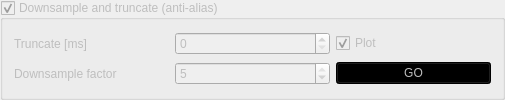
             <widget class="QGroupBox" name="downSampleGroupBox">
              <property name="enabled">
               <bool>false</bool>
              </property>
              <property name="sizePolicy">
               <sizepolicy hsizetype="Fixed" vsizetype="Fixed">
                <horstretch>0</horstretch>
                <verstretch>0</verstretch>
               </sizepolicy>
              </property>
              <property name="minimumSize">
               <size>
                <width>505</width>
                <height>90</height>
               </size>
              </property>
              <property name="maximumSize">
               <size>
                <width>505</width>
                <height>16777215</height>
               </size>
              </property>
              <property name="title">
               <string>Downsample and truncate (anti-alias)</string>
              </property>
              <property name="checkable">
               <bool>true</bool>
              </property>
              <layout class="QGridLayout" name="gridLayout_5">
               <item row="0" column="1">
                <widget class="QSpinBox" name="truncateSpinBox">
                 <property name="maximumSize">
                  <size>
                   <width>16777215</width>
                   <height>16777215</height>
                  </size>
                 </property>
                 <property name="toolTip">
                  <string>&lt;html&gt;&lt;head/&gt;&lt;body&gt;&lt;p&gt;Set the final length of your processed record. Note that the use of Adaptive filtering allows for the removal of additional late times. If you do not wish to truncate, leave as 0.&lt;/p&gt;&lt;/body&gt;&lt;/html&gt;</string>
                 </property>
                 <property name="maximum">
                  <number>1000</number>
                 </property>
                 <property name="value">
                  <number>0</number>
                 </property>
                </widget>
               </item>
               <item row="0" column="0">
                <widget class="QLabel" name="label_3">
                 <property name="text">
                  <string>Truncate [ms]</string>
                 </property>
                </widget>
               </item>
               <item row="1" column="1">
                <widget class="QSpinBox" name="downSampleSpinBox">
                 <property name="maximumSize">
                  <size>
                   <width>16777215</width>
                   <height>16777215</height>
                  </size>
                 </property>
                 <property name="minimum">
                  <number>1</number>
                 </property>
                 <property name="maximum">
                  <number>5</number>
                 </property>
                 <property name="value">
                  <number>5</number>
                 </property>
                </widget>
               </item>
               <item row="1" column="0">
                <widget class="QLabel" name="label_12">
                 <property name="text">
                  <string>Downsample factor</string>
                 </property>
                </widget>
               </item>
               <item row="1" column="2">
                <widget class="QPushButton" name="downSampleGO">
                 <property name="styleSheet">
                  <string notr="true">#downSampleGO {
    background: green;
}

#downSampleGO:disabled{
    background: black;
}</string>
                 </property>
                 <property name="text">
                  <string>GO</string>
                 </property>
                </widget>
               </item>
               <item row="0" column="2">
                <widget class="QCheckBox" name="dsPlot">
                 <property name="text">
                  <string>Plot</string>
                 </property>
                 <property name="checked">
                  <bool>true</bool>
                 </property>
                </widget>
               </item>
              </layout>
             </widget>
